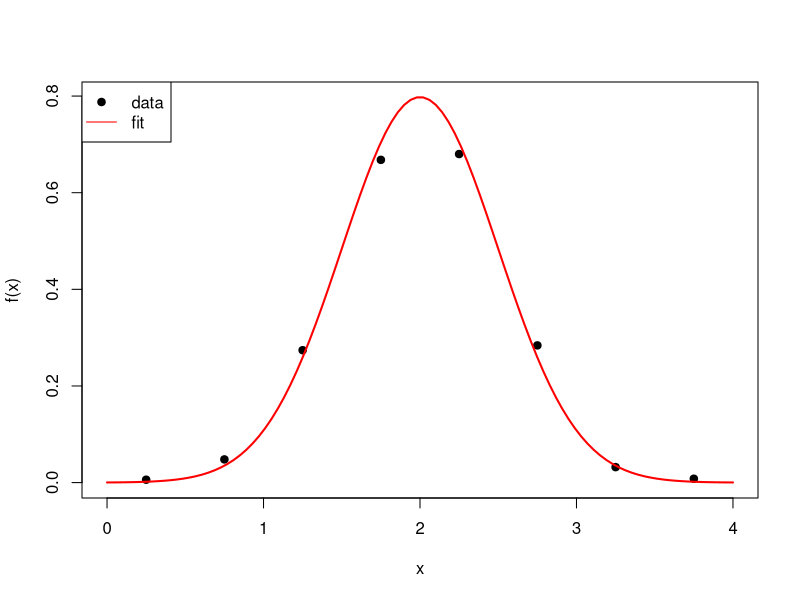

This chart was generated by the following R code:
# Global parameters
n <- 1e3        # no. of data points
m <- 2          # mean
s <- 0.5        # standard deviation

# Generate normal distribution data 
data <- rnorm(n, m, s)

# Create data histogram, no plot
h <- hist(data, plot = FALSE)  

# Theoretical probability density function, 100 samples
x_seq <- seq(min(h$breaks), max(h$breaks), length.out = 100)
thprobdens <- dnorm(x_seq, m, s)

# Determine y-axis limits
ylim_max <- max(c(h$density, thprobdens))

# Save figure to .png file
png ("a3_figure.png")

# Scatter plot of empirical probability density function
plot(h$mids, 
     h$density, 
     pch=19,
     xlab = "x",   # Axis labels
     ylab = "f(x)",
     xlim = range(h$breaks),   # Axis limits
     ylim = c(0, ylim_max)
     )

# Theoretical probability density function curve
# curve(dnorm(x, m, s), from = min(h$breaks), to = max(h$breaks), col = "red", lwd = 2, add = TRUE)
lines(x_seq, thprobdens, col = "red", lwd = 2)

# Add legend
legend ("topleft",
        legend = c("data", "fit"),
        lty = c (0, 1),
        pch = c (19, NA),
        col = c ("black","red")
        )

# Write plot to file
dev.off()

# Writes plot fo file but still generates plot preview 
# dev.copy(png, "a3_figure.png")
# dev.off()